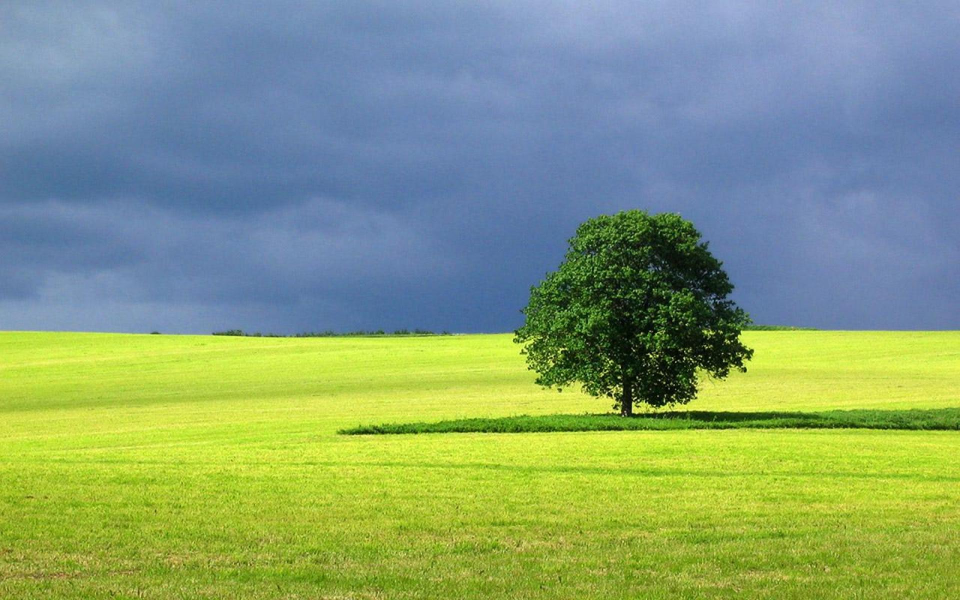
#> input picture Assignment2/landscape.jpg, 1920 x 1200 px (shown at 1/2 size)
$ python run_gmm.py   (older library calls are emulated)
#> lines starting #> are read from the running program, lines starting #| are printed output that depends on the picture
#! /usr/bin/env python
"""
Author: Oren Freifeld
Email: orenfr@cs.bgu.ac.il
"""
import time
import numpy as np
import pylab
from pylab import plt
from GMMInference import GMMInference


img = pylab.imread('landscape.jpg')
#> img is the input picture: shape (1200, 1920, 3); mean R, G, B 133.1, 158.6, 118.3
img=img[::10,::10]
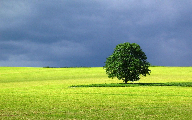
#> img: shape (120, 192, 3); mean R, G, B 133.2, 158.6, 118.9
img=img.astype(np.float)/255
N = img.shape[0]*img.shape[1]
#> N = 23040
print ('N:',N)
#| N: 23040

# data
x = img.reshape(N,3).T.copy()
data_dim=x.shape[0]
#> data_dim = 3


K= 4
hyperparams=dict()
hyperparams['Psi']=np.eye(data_dim)* 0.1**0.7
hyperparams['m'] = np.ones(data_dim)*.5 # the image is in [0,1], so take the mid value.
hyperparams['kappa']=1
hyperparams['nu']=1000000
hyperparams['alphas']= np.ones(K) * 100

colors = np.random.rand(K,3)

#> (the run stopped early here; a loop or call above may not have finished)
